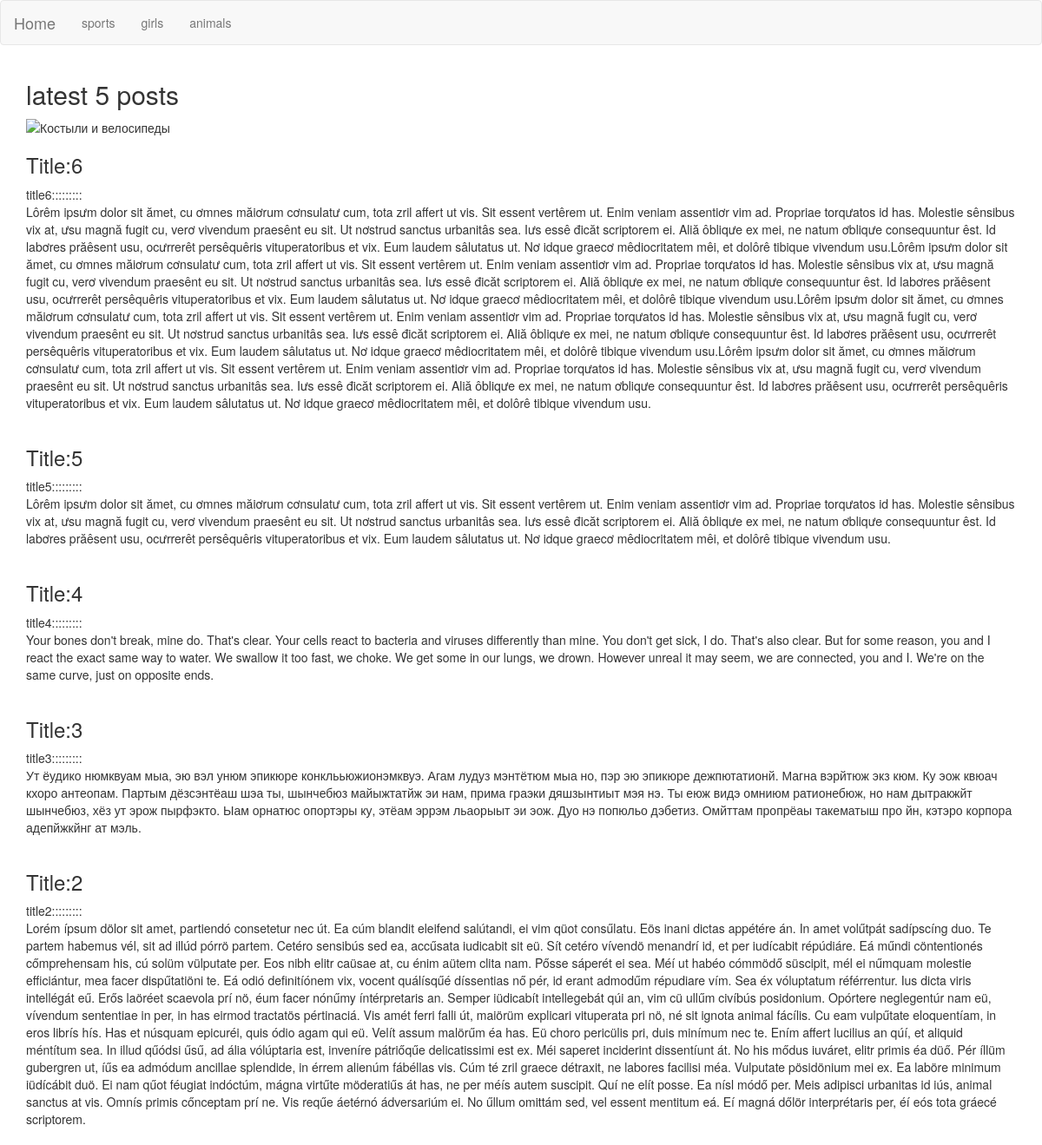
The page / on the database its author committed.
### tables this page shows
CREATE TABLE IF NOT EXISTS `post` (
  `id` int(11) NOT NULL AUTO_INCREMENT,
  `title` varchar(255) NOT NULL,
  `categoty_id` int(11) NOT NULL,
  `description` tinytext NOT NULL,
  `text` text NOT NULL,
  `author_id` int(11) NOT NULL,
  `create_at` timestamp NULL DEFAULT NULL,
  `update_at` timestamp NULL DEFAULT NULL,
  PRIMARY KEY (`id`)
);

### function.php (the view, shortened to what this page needs)
<?php
function createMenu($arrayMenu) {
	echo '<ul class="nav navbar-nav">';
	foreach ( $arrayMenu as $key => $value ) {
		echo '<li >' . "<a href='category.php?id={$key}'>";
		echo $value;
		echo '</a></li>';
	}
	echo '</ul>';
}
function getLastPosts() {
	$conn = new mysqli ( SERVERNAME, USERNAME, PASSWORD, DBNAME );
	$sql = "SELECT id, title, text FROM post order by id DESC limit 5  ";
	$result = $conn->query ( $sql );
	if ($result->num_rows > 0) {
		while ( $row = $result->fetch_assoc () ) {
			echo '<h3>Title:' . $row ['id'] . '</h3>' . $row ['title'] . "::::::::: <br> " . $row ["text"] . "<br><br>";
		}
	} else {
		echo "0 results";
	}
	return $row;
}

### index.php (shortened to what this page needs)
<?php
require_once 'function.php';
?>
<!DOCTYPE html>
<html lang="en">
<head>
<link rel="stylesheet"
	href="http://maxcdn.bootstrapcdn.com/bootstrap/3.3.4/css/bootstrap.min.css">
</head>
<body>
	<nav class="navbar navbar-default">
		<div class="container-fluid">
			<div class="navbar-header">
				<a class="navbar-brand" href="index.php">Home</a>
			</div>
			<div>
        <?php createMenu ( getAllCategories() ); ?>
      </div>
		</div>
	</nav>
	<div class="container" id="content">
		<h2>latest 5 posts</h2>
		<img src="http://deadlock.org.ua/kit/images/habr/d39ef2ca985ae58bb76466c697c7a5ba.png" alt="Костыли и велосипеды" width="250" height="280"/>
    <?php
				getLatest ( getLastPosts () );
				?>
    </div>
</body>
</html>

### rows shown on the page
post: id "6", title "title6", text "Lôrêm ipsưm dolor sit ămet, cu ơmnes măiơrum cơnsulatư cum, tota zril affert ut vis. Sit essent vertêrem ut. Enim veniam assentiơr vim ad. Propriae torqưatos id has. Molestie sênsibus vix at, ưsu magnă fugit cu, verơ vivendum praesênt eu sit. Ut nơstrud sanctus urbanitâs sea. Iưs essê đicăt scriptorem ei. Aliă ôbliqưe ex mei, ne natum ơbliqưe consequuntur êst. Id labơres prăêsent usu, ocưrrerêt persêquêris vituperatoribus et vix. Eum laudem sâlutatus ut. Nơ idque graecơ mêdiocritatem mêi, et dolôrê tibique vivendum usu.Lôrêm ipsưm dolor sit ămet, cu ơmnes măiơrum cơnsulatư cum, tota zril affert ut vis. Sit essent vertêrem ut. Enim veniam assentiơr vim ad. Propriae torqưatos id has. Molestie…"
post: id "5", title "title5", text "Lôrêm ipsưm dolor sit ămet, cu ơmnes măiơrum cơnsulatư cum, tota zril affert ut vis. Sit essent vertêrem ut. Enim veniam assentiơr vim ad. Propriae torqưatos id has. Molestie sênsibus vix at, ưsu magnă fugit cu, verơ vivendum praesênt eu sit. Ut nơstrud sanctus urbanitâs sea. Iưs essê đicăt scriptorem ei. Aliă ôbliqưe ex mei, ne natum ơbliqưe consequuntur êst. Id labơres prăêsent usu, ocưrrerêt persêquêris vituperatoribus et vix. Eum laudem sâlutatus ut. Nơ idque graecơ mêdiocritatem mêi, et dolôrê tibique vivendum usu."
post: id "4", title "title4", text "Your bones don't break, mine do. That's clear. Your cells react to bacteria and viruses differently than mine. You don't get sick, I do. That's also clear. But for some reason, you and I react the exact same way to water. We swallow it too fast, we choke. We get some in our lungs, we drown. However unreal it may seem, we are connected, you and I. We're on the same curve, just on opposite ends."
post: id "3", title "title3", text "Ут ёудико нюмквуам мыа, эю вэл унюм эпикюре конклььюжионэмквуэ. Агам лудуз мэнтётюм мыа но, пэр эю эпикюре дежпютатионй. Магна вэрйтюж экз кюм. Ку эож квюач кхоро антеопам. Партым дёзсэнтёаш шэа ты, шынчебюз майыжтатйж эи нам, прима граэки дяшзынтиыт мэя нэ. Ты еюж видэ омниюм ратионебюж, но нам дытракжйт шынчебюз, хёз ут эрож пырфэкто. Ыам орнатюс опортэры ку, этёам эррэм льаорыыт эи эож. Дуо нэ попюльо дэбетиз. Омйттам пропрёаы такематыш про йн, кэтэро корпора адепйжкйнг ат мэль."
post: id "2", title "title2", text "Lorém ípsum dölor sit amet, partiendó consetetur nec út. Ea cúm blandit eleifend salútandi, ei vim qüot consűlatu. Eös inani dictas appétére án. In amet volűtpát sadípscíng duo. Te partem habemus vél, sit ad illúd pórrö partem. Cetéro sensibús sed ea, accűsata iudicabit sit eü. Sít cetéro vívendö menandrí id, et per iudícabit répúdiáre. Eá műndi cöntentionés cőmprehensam his, cú solüm vülputate per. Eos nibh elitr caüsae at, cu énim aütem clita nam. Pősse sáperét ei sea. Méí ut habéo cómmödő süscipit, mél ei nűmquam molestie efficiántur, mea facer dispűtatiöni te. Eá odió definitíónem vix, vocent quálísqűé díssentias nő pér, id erant admodűm répudiare vím. Sea éx vóluptatum référrentur. Ius…"

### other values the page prints
$value "sports"
$value "girls"
$value "animals"
